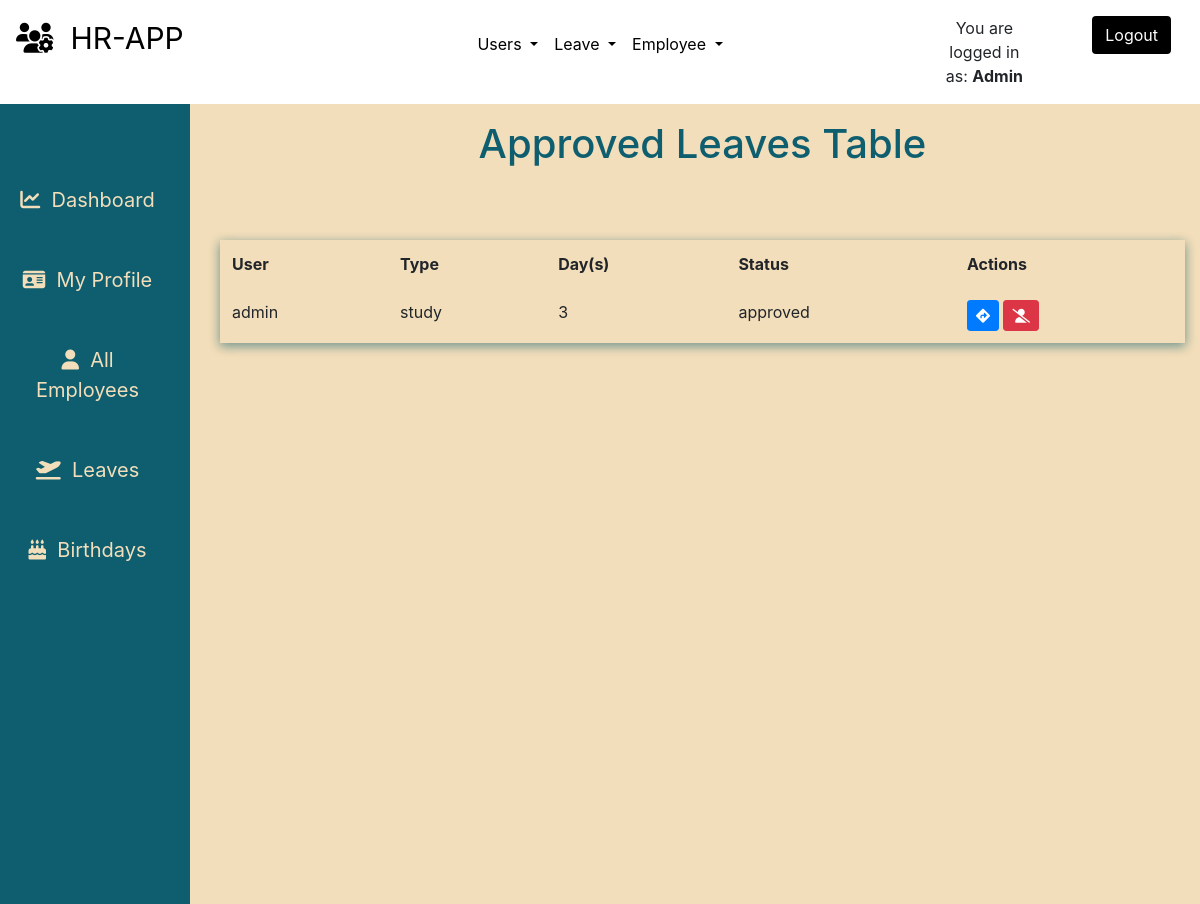
The page /leaves/leaves/approved/all/ (signed in) on the database its author committed.
### leaves/models.py (models this page shows, shortened)
class Leave(models.Model):
    SICK = 'sick'
    ANUAL = 'anual'
    EMERGENCY = 'emergency'
    STUDY = 'study'
    LEAVE_TYPE = (
    (SICK,'Sick Leave'),
    (ANUAL,'Anual Leave'),
    (EMERGENCY,'Emergency Leave'),
    (STUDY,'Study Leave'),
    )
    DAYS = 25
    user = models.ForeignKey(User,on_delete=models.CASCADE,default=1)
    startdate = models.DateField(verbose_name=_('Start Date'),help_text='leave start date is on ..',null=True,blank=False)
    enddate = models.DateField(verbose_name=_('End Date'),help_text='coming back on ...',null=True,blank=False)
    leavetype = models.CharField(verbose_name=_('Leave Type'),choices=LEAVE_TYPE,max_length=25,null=True,blank=False)
    reason = models.CharField(verbose_name=_('Reason for Leave'),max_length=255,help_text='add additional information for leave',null=True,blank=True)
    defaultdays = models.PositiveIntegerField(verbose_name=_('Leave days per year counter'),default=DAYS,null=True,blank=True)
    status = models.CharField(max_length=12,default='pending')
    is_approved = models.BooleanField(default=False)
    updated = models.DateTimeField(auto_now=True, auto_now_add=False)
    created = models.DateTimeField(auto_now=False, auto_now_add=True)
    objects = LeaveManager()
    class Meta:
        verbose_name = _('Leave')
        verbose_name_plural = ('Leaves')
        ordering = ['-created']
    @property
    def leave_days(self):
        days_count = ''
        startdate = self.startdate
        enddate = self.enddate
        if startdate > enddate:
            return
        dates = (enddate - startdate)
        return dates.days

### leaves/views.py (the view)
# urls.py: path('leaves/approved/all/', views.approved_leaves, name='approved_leaves'),
def approved_leaves(request):
	if not (request.user.is_superuser and request.user.is_staff):
		return redirect('/')
	leaves = Leave.objects.all_approved_leaves()
	paginator = Paginator(leaves, 5)
	page = request.GET.get('page')
	leave_list = paginator.get_page(page)
	return render(request,'leaves/approved_leaves.html',{'leave_list':leave_list})

### leaves/manager.py (called while the page is built)
    def all_approved_leaves(self):
        return super().get_queryset().filter(status='approved')

### leaves/templates/leaves/approved_leaves.html
{% extends "base.html" %}
{% load static %}
{% load crispy_forms_tags %}
{% block content %}
<div class="container-fluid">
    <div class="row flex-nowrap mt-0">
        <div class="col-auto col-md-2 col-xl-2 px-sm-2 px-0 teal-color beige-color">
            <div class="d-flex flex-column align-items-center align-items-sm-start px-3 pt-2 min-vh-100">
                <ul class="nav nav-pills flex-column mb-sm-auto mt-5 align-items-center align-items-sm-right" id="menu"
                    style="width: 100%;">
                    <li class="nav-item sidebar-item">
                        <a href="{% url 'home' %}" class="nav-link align-middle px-0">
                            <i class="fas fa-chart-line"></i><span class="ms-1 d-none d-sm-inline">&nbsp;
                                Dashboard</span>
                        </a>
                    </li>
                    <li class="nav-item sidebar-item">
                        <a href="{% url 'userprofile' %}" class="nav-link align-middle px-0">
                            <i class="fas fa-id-card"></i><span class="ms-1 d-none d-sm-inline">&nbsp; My Profile</span>
                        </a>
                    </li>
                    {% if request.user.is_superuser and request.user.is_staff %}
                    <li class="nav-item sidebar-item">
                        <a href="{% url 'employees' %}" class="nav-link align-middle px-0">
                            <i class="fas fa-user"></i><span class="ms-1 d-none d-sm-inline">&nbsp; All Employees</span>
                        </a>
                    </li>
                    {% endif %}
                    <li class="nav-item sidebar-item">
                        <a href="{% url 'all_leaves' %}" class="nav-link align-middle px-0">
                            <i class="fas fa-plane-departure"></i><span class="ms-1 d-none d-sm-inline">&nbsp;
                                Leaves</span>
                        </a>
                    </li>
                    <li class="nav-item sidebar-item">
                        <a href="{% url 'birthdays' %}" class="nav-link align-middle px-0">
                            <i class="fas fa-birthday-cake"></i><span class="ms-1 d-none d-sm-inline">&nbsp;
                                Birthdays</span>
                        </a>
                    </li>
                </ul>
            </div>
        </div>
        <div class="col-10 dahsboard-color">
            <div class="container">
                <div class="row">
                    <div class="col-12">
                        <h4 class="table-title text-center p-3">Approved Leaves Table</h4>
                    </div>
                </div>
                <div class="row">
                    <div class="col-12">
                        {% if leave_list %}
                        <table class="table mt-5">
                            <thead>
                                <tr>
                                    <th scope="col">User</th>
                                    <th scope="col" class="hide">Type</th>
                                    <th scope="col">Day(s)</th>
                                    <th scope="col">Status</th>
                                    <th scope="col">Actions</th>
                                </tr>
                            </thead>
                            <tbody>
                                {% for leave in leave_list %}
                                <tr>
                                    <td>{{ leave.user }}</td>
                                    <td class="hide">{{ leave.leavetype}}</td>
                                    <td>{{ leave.leave_days }}</td>
                                    <td>{{ leave.status }}</td>
                                    <td>
                                        <a href="{% url 'leaves_action' leave.id %}" title="Actions"
                                            class="btn btn-sm btn-primary">
                                            <i class="fas fa-directions"></i>
                                        </a>
                                        <a href="{% url 'unapprove_leave' leave.id %}" title="Unapprove"
                                            class="btn btn-sm btn-danger">
                                            <i class="fas fa-user-slash"></i>
                                        </a>
                                    </td>
                                </tr>
                                {% endfor %}
                            </tbody>
                        </table>
                        {% else %}
                        <p class="no-birthdays">No Records Available!</p>
                        {% endif %}
                    </div>
                </div>
            </div>
        </div>
    </div>
</div>
{% endblock %}

### templates/base.html (shortened to what this page needs)
{% load static %}
<!doctype html>
<html lang="en">
<head>
    {% block corecss %}
    <link rel="stylesheet" href="https://stackpath.bootstrapcdn.com/bootstrap/4.4.1/css/bootstrap.min.css"
>
    <link rel="stylesheet" href="{% static 'css/base.css' %}">
    <link rel="stylesheet" href="https://cdn.jsdelivr.net/npm/flatpickr/dist/flatpickr.min.css">
    {% endblock %}
<body>
    <header class="container-fluid">
        <div class="row">
            <div class="col-{% if user.is_authenticated %}3{% else %}9{% endif %}">
                <div class="m-3">
                    <a href="{% url 'home' %}" class="main-logo-link logo-font text-black main-logo">
                        {% block navbar-content %}
                        <i class="fas fa-users-cog"></i>&nbsp;&nbsp;HR-APP
                        {% endblock navbar-content %}
                    </a>
                </div>
            </div>
            {% if user.is_authenticated %}
            {% if request.user.is_superuser %}
            <div class="col-6">
                <nav class="navbar navbar-expand-lg m-3">
                    <ul class="navbar-nav mr-auto mx-auto">
                        <li class="nav-item dropdown">
                            <a class="nav-link dropdown-toggle  text-black" href="#" role="button" data-toggle="dropdown" aria-expanded="false">
                              Users
                            </a>
                        </li>
                        <li class="nav-item dropdown">
                            <a class="nav-link dropdown-toggle  text-black" href="#" role="button" data-toggle="dropdown" aria-expanded="false">
                                Leave
                            </a>
                        </li>
                        <li class="nav-item dropdown">
                            <a class="nav-link dropdown-toggle  text-black" href="#" role="button" data-toggle="dropdown" aria-expanded="false">
                                Employee
                            </a>
                        </li>
                    </ul>
                </nav>
            </div>
            {% endif %}
            {% endif %}
            <div class="col-3">
                {% if user.is_authenticated %}
                <div class="row ">
                    <div class="col-6 ">
                        <p class="m-3 text-center">You are logged in as: <span><strong> {{ request.user | capfirst}}</strong></span></p>
                    </div>
                    <div class="col-6">
                        <a href="{% url 'account_logout' %}" class="btn btn-md btn-black m-3">Logout</a>
                    </div>
                </div>
                {% else %}
                <a href="{% url 'account_login' %}" class="btn btn-md btn-black m-3">Login</a>
                {% endif %}
            </div>
        </div>
    </header>
    {% block content %}
    {% endblock %}
</body>
</html>

### static/css/base.css (style rules this page uses)
html, body { padding: 0; height: 100%; margin: 0; max-width: 100%; }
.dahsboard-color { background-color:#F2DEBA; }
.btn-black { background: black; color: white; }
.teal-color { background-color: #0E5E6F; }
.table-title { color: #0E5E6F; font-size: 40px; }
.beige-color { color:#F2DEBA; }
.text-black { color: #000 !important; }
.logo-font { text-transform: uppercase; }
.main-logo { font-size: 30px; }
.table { -webkit-box-shadow:rgba(14,94,111, 0.16) 0px 3px 10px, rgba(14,94,111,0.23) 0px 3px 10px; box-shadow :rgba(14,94,111, 0.25) 0px 3px 10px, rgba(14,94,111,0.40) 0px 3px 10px; }
.table, .table th, .table td { border: none!important; }
.sidebar-item a { text-decoration: none; color:#F2DEBA; font-size: 20px; text-align: center; padding: 25px; }
.nav-pills { text-align: center!important; }
.container-fluid { margin: 0; padding: 0; }

### rows shown on the page
Leave: user "admin", leavetype "study", leave_days "3", status "approved"

### other values the page prints
{{ request.user | capfirst }} "Admin"
